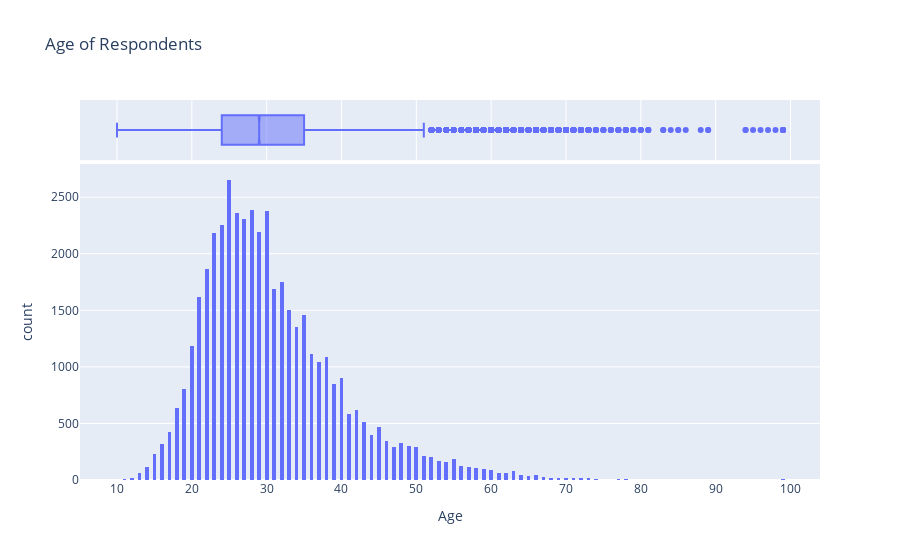

This figure's notebook cell:
### Markdown cell above
#### Age

Sự phân bố độ tuổi của người trả lời là một yếu tố quan trọng khác cần xem xét. Chúng ta có thể sử dụng biểu đồ và biểu đồ hình hộp để hình dung sự phân bố của nó.

### Code cell
import plotly.express as px
px.histogram(survey_df, x="Age", marginal="box", title='Age of Respondents')

### Figure 1 — Plotly figure (JSON) as saved in the notebook; plotly's stock layout.template omitted (floating-point values rounded to 4 significant figures; data arrays with more than 128 entries replaced by an {"elided": "..."} marker saying what was removed)
{"data": [{"alignmentgroup": "True", "bingroup": "x", "hovertemplate": "Age=%{x}<br>count=%{y}<extra></extra>", "legendgroup": "", "marker": {"color": "#636efa", "pattern": {"shape": ""}}, "name": "", "offsetgroup": "", "orientation": "v", "showlegend": false, "type": "histogram", "x": {"elided": "63893 float values"}, "xaxis": "x", "yaxis": "y"}, {"alignmentgroup": "True", "hovertemplate": "Age=%{x}<extra></extra>", "legendgroup": "", "marker": {"color": "#636efa"}, "name": "", "notched": true, "offsetgroup": "", "showlegend": false, "type": "box", "x": {"elided": "63893 float values"}, "xaxis": "x2", "yaxis": "y2"}], "layout": {"barmode": "relative", "legend": {"tracegroupgap": 0}, "title": {"text": "Age of Respondents"}, "xaxis": {"anchor": "y", "domain": [0, 1], "title": {"text": "Age"}}, "xaxis2": {"anchor": "y2", "domain": [0, 1], "matches": "x", "showgrid": true, "showticklabels": false}, "yaxis": {"anchor": "x", "domain": [0, 0.8316], "title": {"text": "count"}}, "yaxis2": {"anchor": "x2", "domain": [0.8416, 1], "matches": "y2", "showgrid": false, "showline": false, "showticklabels": false, "ticks": ""}}}
